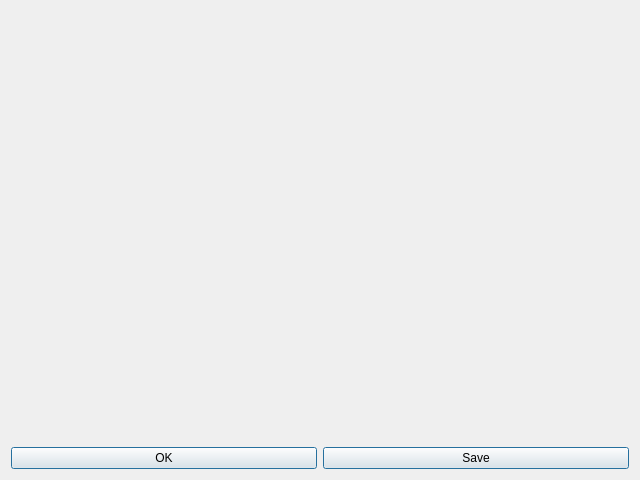
<?xml version="1.0" encoding="UTF-8"?>
<ui version="4.0">
 <class>FormMeasurement</class>
 <widget class="QWidget" name="FormMeasurement">
  <property name="geometry">
   <rect>
    <x>0</x>
    <y>0</y>
    <width>640</width>
    <height>480</height>
   </rect>
  </property>
  <property name="minimumSize">
   <size>
    <width>640</width>
    <height>480</height>
   </size>
  </property>
  <property name="windowTitle">
   <string>AbstractMeasurement</string>
  </property>
  <layout class="QVBoxLayout" name="verticalLayoutMeasurement">
   <item>
    <widget class="QwtPlot" name="qwtPlot"/>
   </item>
   <item>
    <layout class="QHBoxLayout" name="horizontalLayoutButtons">
     <item>
      <widget class="QPushButton" name="pushButtonOK">
       <property name="text">
        <string>OK</string>
       </property>
       <property name="default">
        <bool>true</bool>
       </property>
      </widget>
     </item>
     <item>
      <widget class="QPushButton" name="pushButtonSave">
       <property name="text">
        <string>Save</string>
       </property>
       <property name="default">
        <bool>true</bool>
       </property>
      </widget>
     </item>
    </layout>
   </item>
  </layout>
 </widget>
 <customwidgets>
  <customwidget>
   <class>QwtPlot</class>
   <extends>QFrame</extends>
   <header>qwt_plot.h</header>
  </customwidget>
 </customwidgets>
 <tabstops>
  <tabstop>pushButtonOK</tabstop>
  <tabstop>pushButtonSave</tabstop>
 </tabstops>
 <resources/>
 <connections/>
</ui>
